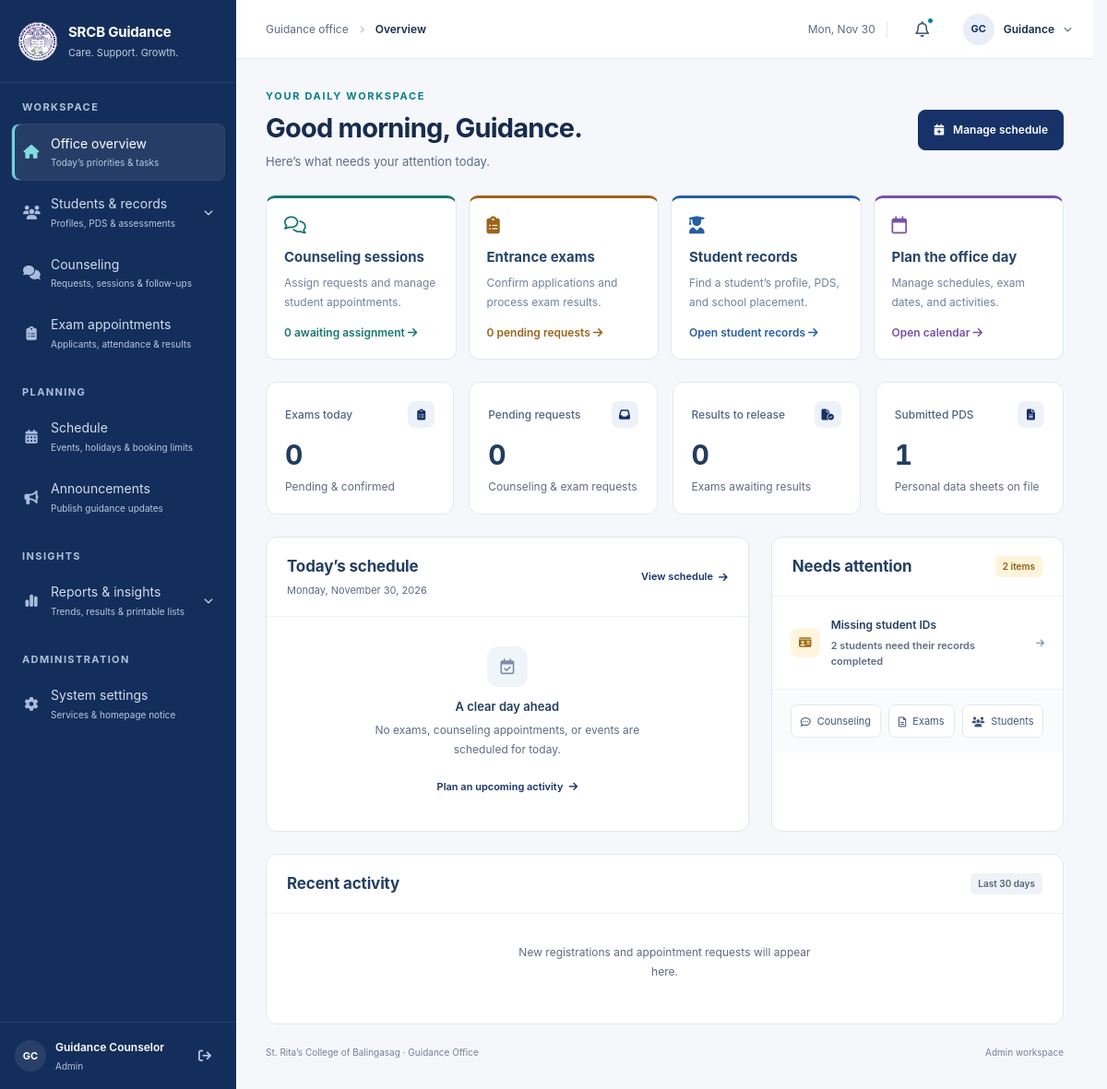
/dashboard/layout.php (signed in), run on the app's committed database.
### tables this page shows
CREATE TABLE `users` (
  `id` int(11) NOT NULL AUTO_INCREMENT,
  `password` varchar(255) NOT NULL,
  `email` varchar(100) DEFAULT NULL,
  `role` enum('student','admin','guidance_advocate','examinee','super_admin','dsa','teacher') NOT NULL,
  `first_name` varchar(50) NOT NULL,
  `middle_name` varchar(100) DEFAULT NULL,
  `last_name` varchar(50) NOT NULL,
  `position` varchar(100) DEFAULT NULL COMMENT 'Job position for admin and guidance_advocate roles',
  `grade_level_applying` varchar(100) DEFAULT NULL,
  `examinee_type` enum('New Student','Transferee') DEFAULT NULL COMMENT 'Type of examinee: New Student or Transferee',
  `is_active` tinyint(1) DEFAULT 1,
  `created_at` timestamp NOT NULL DEFAULT current_timestamp(),
  `updated_at` timestamp NOT NULL DEFAULT current_timestamp() ON UPDATE current_timestamp(),
  `archived` tinyint(1) DEFAULT 0 COMMENT 'Soft delete flag: 0 = active, 1 = archived',
  `reset_token` varchar(64) DEFAULT NULL,
  `reset_token_expires` datetime DEFAULT NULL,
  PRIMARY KEY (`id`),
  UNIQUE KEY `email` (`email`),
  KEY `idx_users_archived` (`archived`),
  KEY `idx_reset_token` (`reset_token`),
  KEY `idx_grade_level_applying` (`grade_level_applying`),
  KEY `idx_position` (`position`),
  KEY `idx_examinee_type` (`examinee_type`)
);

### dashboard/pages/index.php (the view, shortened to what the rows shown need)
<?php if (in_array($role, ['super_admin','admin','guidance_advocate'])): ?>
<?php include __DIR__ . '/../partials/overview.php'; ?>
<?php elseif ($role === 'student'): ?>
<?php include __DIR__.'/../partials/student_overview.php'; ?>
<?php endif; ?>

### dashboard/partials/overview.php (shortened to what the rows shown need)
<?php
$isSystemAdmin=$role==='super_admin';
$pendingRequests=0;$pendingExams=0;$pendingCounseling=0;$agenda=[];
try {
    $pendingCounseling=(int)$db->query("SELECT COUNT(*) FROM counseling_appointments WHERE status='pending'")->fetchColumn();
    $pendingExams=(int)$db->query("SELECT COUNT(*) FROM entrance_exam_appointments WHERE status='pending'")->fetchColumn();
    $pendingRequests=$pendingCounseling+$pendingExams;
}catch(Exception $e){}
$attentionCount=(int)($students_without_id??0)+($isSystemAdmin?0:$pendingRequests+(int)$stats['awaiting_results']);
?>
<section class="overview" aria-labelledby="overview-title">
    <div class="overview-intro">
        <div><p class="overview-eyebrow"><?=$isSystemAdmin?'System administration':'Your daily workspace'?></p><h1 id="overview-title"><?=$isSystemAdmin?'Superadmin dashboard':'Good '.((int)date('G')<12?'morning':((int)date('G')<18?'afternoon':'evening')).', '.htmlspecialchars($first_name).'.'?></h1><p><?=$isSystemAdmin?'Choose a task below. Each section explains what you can manage.':'Here’s what needs your attention today.'?></p></div>
    </div>
    <div class="overview-grid">
        <section class="overview-panel overview-attention" aria-labelledby="attention-title">
            <div class="overview-panel-header"><h2 id="attention-title">Needs attention</h2><span class="overview-pill <?=$attentionCount?'attention':''?>"><?=$attentionCount?> <?=$attentionCount===1?'item':'items'?></span></div>
        </section>
        <section class="overview-panel overview-schedule" aria-labelledby="schedule-title">
            <div class="overview-panel-header"><div><h2 id="schedule-title"><?=$isSystemAdmin?'System at a glance':'Today’s schedule'?></h2></div></div>
        </section>
        <section class="overview-panel overview-activity" aria-labelledby="activity-title">
            <div class="overview-panel-header"><h2 id="activity-title">Recent activity</h2><span class="overview-pill">Last 30 days</span></div>
        </section>
    </div>
</section>

### dashboard/partials/sidebar.php (shortened to what the rows shown need)
<aside id="sidebar" class="portal-sidebar" aria-label="Main navigation">
    <div class="portal-sidebar-footer"><span class="portal-avatar"><?=htmlspecialchars($initials)?></span><span class="portal-user"><strong><?=htmlspecialchars($first_name.' '.$last_name)?></strong><small><?=htmlspecialchars(ucwords(str_replace('_',' ',$role)))?></small></span><a href="../auth/logout.php" aria-label="Log out" title="Log out"><i class="fas fa-arrow-right-from-bracket" aria-hidden="true"></i></a></div>
</aside>

### dashboard/partials/header.php (shortened to what the rows shown need)
<header class="portal-header">
    <div class="portal-header-actions">
        <div class="portal-menu-anchor">
            <button type="button" id="accountBtn" class="portal-account-button" aria-label="Account menu" aria-controls="accountMenu" aria-expanded="false"><span class="portal-avatar"><?=htmlspecialchars($initials)?></span><span class="portal-account-name"><?=htmlspecialchars($first_name)?></span><i class="fas fa-chevron-down" aria-hidden="true"></i></button>
        </div>
    </div>
</header>

### data on the page
users: initials "GC", first_name+last_name "Guidance Counselor", first_name "Guidance"

### other printed values
$group "WORKSPACE"
$link[1] "Office overview"
$office_nav_hints[$link[0]] "Today’s priorities & tasks"
$link[1] "Students & records"
$link[1] "Counseling"
$office_nav_hints[$link[0]] "Requests, sessions & follow-ups"
$link[1] "Exam appointments"
$office_nav_hints[$link[0]] "Applicants, attendance & results"
$group "PLANNING"
$link[1] "Schedule"
$office_nav_hints[$link[0]] "Events, holidays & booking limits"
$link[1] "Announcements"
$office_nav_hints[$link[0]] "Publish guidance updates"
$group "INSIGHTS"
$link[1] "Reports & insights"
